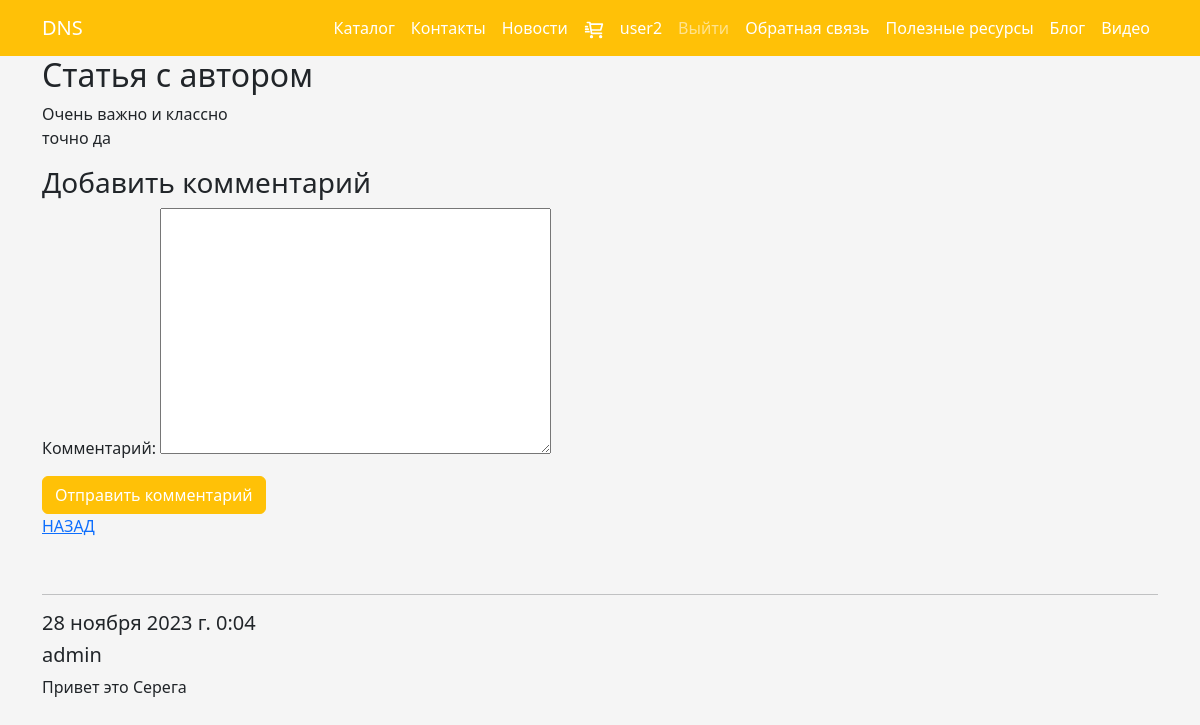
Screenshot of /blogpost/2/ (signed in) with the database file from the repository.
### store/models.py (models this page shows, shortened)
class Blog(models.Model):
    title = models.CharField(max_length=100, unique_for_date='posted', verbose_name='Заголовок')
    author = models.ForeignKey(User, null=True, blank=True, on_delete=models.SET_NULL, verbose_name="Автор")
    description = models.TextField(verbose_name='Краткое содержание')
    content = models.TextField(verbose_name='Полное содержание')
    posted = models.DateTimeField(default=datetime.now(), db_index=True, verbose_name='Опубликована')
    image = models.FileField(default="temp.jpg", verbose_name='Путь к картинке')
    class Meta:
        db_table = 'Posts'
        ordering = ['-posted']
        verbose_name = 'статья блога'
        verbose_name_plural = 'статья блога'

class Comment(models.Model):
    text = models.TextField(verbose_name="Текст комментария")
    date = models.DateTimeField(default=datetime.now(), db_index=True, verbose_name="Дата комментария")
    author = models.ForeignKey(User, on_delete=models.CASCADE, verbose_name="Автор комментария",
                               related_name="comments_as_author")
    post = models.ForeignKey(Blog, on_delete=models.CASCADE, verbose_name="Статья комментария",
                             related_name="comments_as_post")
    class Meta:
        db_table = "Comment"
        ordering = ["-date"]
        verbose_name = 'Комментарий к статье блога'
        verbose_name_plural = 'Комментарии к статьям блога'

### store/views.py (the view, shortened to what this page needs)
# urls.py: path('blogpost/<int:parametr>/', views.blogpost, name="blogpost"),
def blogpost(request, parametr):
    assert isinstance(request, HttpRequest)
    post_1 = Blog.objects.get(id=parametr)
    comments = Comment.objects.filter(post=parametr)
    form = CommentForm()
    return render(
        request,
        'store/blogpost.html',
        {
            'post_1': post_1,
            'comments': comments,
            'form': form,
            'year': datetime.now().year,
        }
    )

### store/forms.py
class CommentForm(forms.ModelForm):
    class Meta:
        model = Comment
        fields = ("text",)
        labels = {"text": "Комментарий"}

### store/templates/store/blogpost.html (shortened to what this page needs)
{% extends 'store/main.html' %}
{% load static %}
{% block content %}
    <div>
        <div class="">
            <h2>{{ post_1.title }}</h2>
        </div>
        <p>{{ post_1.content|linebreaksbr }}</p>
        {% if user.is_authenticated %}
            <h3>Добавить комментарий</h3>
            <form method="post">
                <div>
                    {{ form.as_p }}
                    <button type="submit" class="btn btn-warning text-white">Отправить комментарий</button>
                    <p><a href="{% url 'blog' %}">НАЗАД</a></p>
                </div>
            </form>
        {% endif %}
        <br/>
        {% for comment in comments %}
            <hr/>
            <h5>{{ comment.date }}</h5>
            <h5>{{ comment.author }}</h5>
            <p>{{ comment.text|linebreaksbr }}</p>
        {% endfor %}
    </div>
{% endblock %}

### store/templates/store/main.html (shortened to what this page needs)
<!DOCTYPE html>
{% load static %}
<html lang="en">
<head>
    <link href="https://cdn.jsdelivr.net/npm/bootstrap@5.3.2/dist/css/bootstrap.min.css" rel="stylesheet"
>
    <link rel="stylesheet" type="text/css" href="{% static 'css/main.css' %}">
</head>
<body>
<nav class="navbar bg-warning navbar-expand-lg" data-bs-theme="dark">
    <div class="container">
        <a class="navbar-brand" href={% url 'store' %}>DNS</a>
        <div class="d-flex justify-content-center">
            <div class="collapse navbar-collapse" id="navbarSupportedContent">
                <ul class="navbar-nav me-auto mb-2 mb-lg-0">
                    <li class="nav-item">
                        <a class="nav-link active" aria-current="page" href={% url 'catalog' %}>Каталог</a>
                    </li>
                    <li class="nav-item">
                        <a class="nav-link active" aria-current="page" href={% url 'contact' %}>Контакты</a>
                    </li>
                    <li class="nav-item dropdown">
                        <a class="nav-link active" aria-current="page" href={% url 'news' %}>Новости</a>
                    </li>
                    <li class="nav-item dropdown">
                        <a class="nav-link active" aria-current="page" href={% url 'cart' %}>
                            <img src="{% static 'images/cart.svg' %}" alt="cart" width="20" height="20">
                    </li>
                    {% if user.is_authenticated %}
                        <li class="nav-item dropdown">
                            <a class="nav-link active" href={% url 'store' %}>{{ user.username }}</a>
                        </li>
                        <li class="nav-item">
                            <a class="nav-link" href="{% url 'logout' %}">Выйти</a>
                        </li>
                    {% endif %}
                    <li class="nav-item dropdown">
                        <a class="nav-link active" aria-current="page" href={% url 'pool' %}>
                            Обратная связь
                    </li>
                    <li class="nav-item dropdown">
                        <a class="nav-link active" aria-current="page" href={% url 'resurs' %}>
                            Полезные ресурсы
                    </li>
                    <li class="nav-item dropdown">
                        <a class="nav-link active" aria-current="page" href={% url 'blog' %}>
                            Блог
                    </li>
                    <li class="nav-item dropdown">
                        <a class="nav-link active" aria-current="page" href={% url 'videopost' %}>
                            Видео
                    </li>
                </ul>
            </div>
        </div>
    </div>
</nav>
<div class="container">
    {% block content %}
    {% endblock %}
</div>
</body>
</html>

### static/css/main.css (style rules this page uses)
body { background-color: whitesmoke; }

### rows the page displays
Blog: title "Статья с автором", content "Очень важно и классно точно да"
Comment: date "28 ноября 2023 г. 0:04", author "admin", text "Привет это Серега"

### other values shown
{{ user.username }} "user2"
